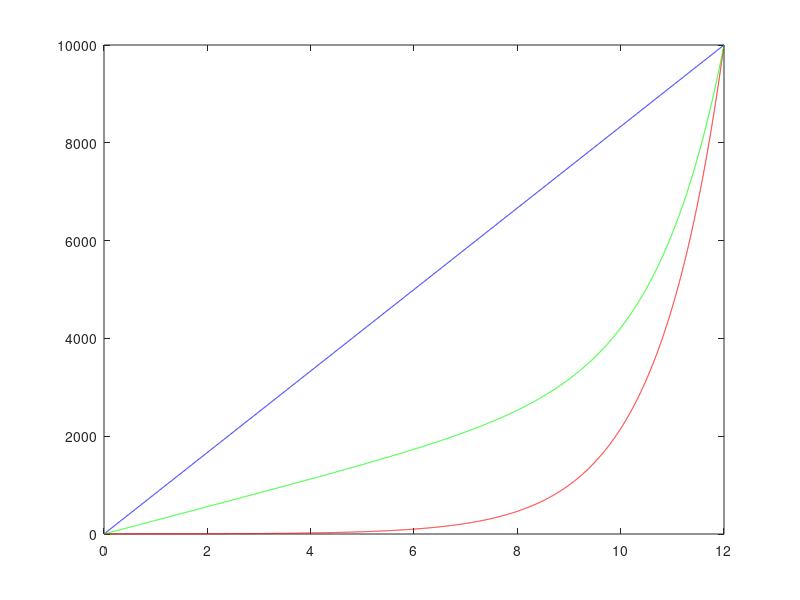

Here is the MATLAB script that generated this plot:
userCount = 10000;

months = [0:0.001:12];
kL = months .* (userCount/12);
kE = (nthroot(userCount,12) .^ months);
kExpected = ((kL + (2.*kE)) ./ 3);
plot(months,kL,'b');
hold on;
plot(months,kE,'r');
hold on;
plot(months,kExpected,'g');

axis([0 12 0 userCount]);

july = kExpected(:,1);
august = kExpected(:,1001);
september = kExpected(:,2001);
october = kExpected(:,3001);
november = kExpected(:,4001);
december = kExpected(:,5001);

clc;

ispis = ['JUL:',num2str(july),
		 ', AUG:',num2str(august),
		 ', SEPT:',num2str(september),
		 ', OCT:',num2str(october),
		 ', NOV:',num2str(november),
		 ', DEC:',num2str(december)];

disp(ispis)





